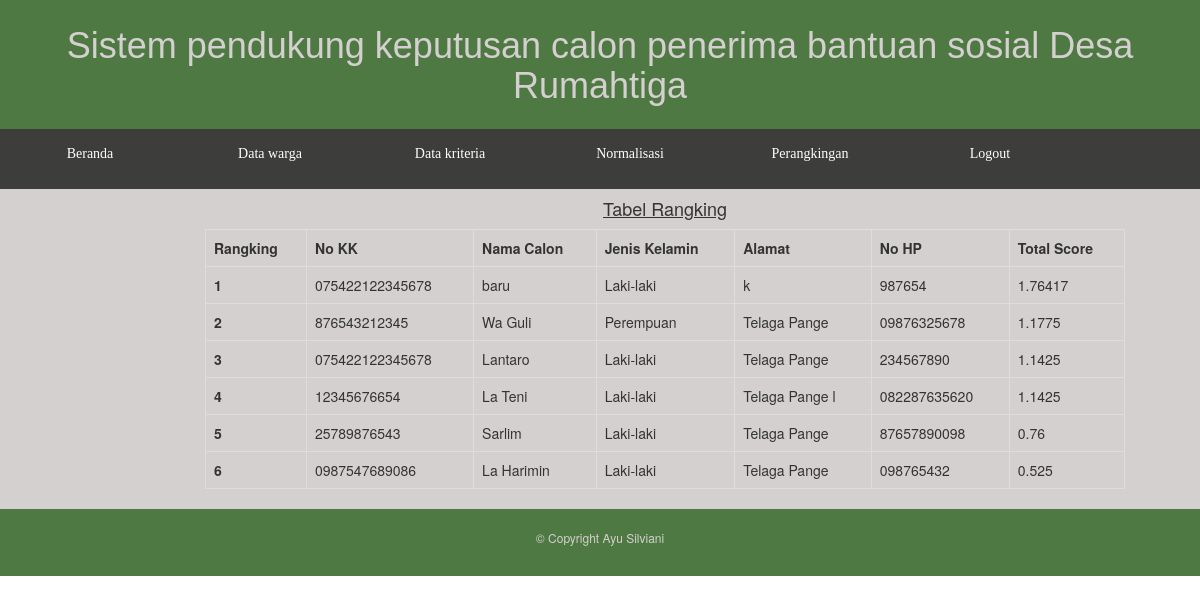
The page /perangkingan.php on the database its author committed.
### tables this page shows
CREATE TABLE `score` (
  `id_score` int(11) NOT NULL,
  `id_warga` int(11) NOT NULL,
  `score` float NOT NULL
);

CREATE TABLE `data_warga` (
  `id_warga` int(11) NOT NULL,
  `nama_kk` varchar(50) NOT NULL,
  `no_ktp` varchar(20) NOT NULL,
  `jenis_kelamin` varchar(20) NOT NULL,
  `alamat` varchar(100) NOT NULL,
  `no_hp` varchar(15) NOT NULL
);

### perangkingan.php (the view, shortened to what this page needs)
<!DOCTYPE html>
<html>
<head>
    <link rel="stylesheet" type="text/css" href="style.css">
    <link rel="stylesheet" href="style/bootstrap.min.css" />
</head>
<body>
    <header style="margin-top: -3vh;">
        <h1> Sistem pendukung keputusan calon penerima bantuan sosial Desa Rumahtiga</h1>
    </header>
    <menu style="margin-top: -2vh;">
        <ul>
            <li><a href="index.php">Beranda</a></li>
            <li><a href="daftar.php">Data warga</a></li>
            <li><a href="kriteria.php">Data kriteria</a></li>
            <li><a href="normalisasi.php">Normalisasi</a></li>
            <li><a href="perangkingan.php">Perangkingan</a></li>
            <li><a href="logout.html">Logout</a></li>
        </ul>
    </menu>
    <article>
        <div class="row container">
            <div class="col-md-10 col-md-offset-2 overflow-auto">
                <h4 class="text-center"><u> Tabel Rangking</u></h4>
                <table class="table table-bordered">
                    <tr>
                        <th>
                            Rangking
                        </th>
                        <th>
                            No KK
                        </th>
                        <th>
                            Nama Calon
                        </th>
                        <th>
                            Jenis Kelamin
                        </th>
                        <th>
                            Alamat
                        </th>
                        <th>
                            No HP
                        </th>
                        <th>
                            Total Score
                        </th>
                    </tr>
                    <?php
                    require "koneksi.php";
                    $no = 1;
                    $data = mysqli_query($koneksi, "SELECT * FROM score JOIN data_warga ON score.id_warga = data_warga.id_warga ORDER BY score.score DESC");
                    while ($row = mysqli_fetch_assoc($data)) {
                    ?>
                        <tr>
                            <th scope="col">
                                <?php echo $no++; ?>
                            </th>
                            <td>
                                <?php echo $row['no_ktp']; ?>
                            </td>
                            <td>
                                <?php echo $row['nama_kk']; ?>
                            </td>
                            <td>
                                <?php echo $row['jenis_kelamin']; ?>
                            </td>
                            <td>
                                <?php echo $row['alamat']; ?>
                            </td>
                            <td>
                                <?php echo $row['no_hp']; ?>
                            </td>
                            <td>
                                <?php echo $row['score']; ?>
                            </td>
                        </tr>
                    <?php
                    }
                    ?>
                </table>
            </div>
        </div>
    </article>
    <footer>
        <p>&copy; Copyright Ayu Silviani</p>
    </footer>
</body>
</html>

### style.css (style rules this page uses)
* { padding: 0px; margin: 0px; }
html,body { height: 100%; }
header { background-color: #4f7942; font-family: verdana, arial, arial, black; }
header h1 { color: #d4d0d0; padding: 30px; text-align: center; }
menu { background-color: #3d3d3b; height: 60px; }
menu ul { list-style: none; line-height: 50px; }
menu ul li { float: left; width: 15%; text-align: center; }
menu ul li a { color: white; text-decoration: none; font-family: verdana; display: block; }
article { background-color: #d4d0d0; }
footer { background-color: #4f7942; padding: 20px; }
footer p { text-align: center; color: #d4d0d0; font-size: 12px; }

### rows shown on the page
score: id_warga.no_ktp "075422122345678", id_warga.nama_kk "baru", id_warga.jenis_kelamin "Laki-laki", id_warga.alamat "k", id_warga.no_hp "987654", score "1.76417"
score: id_warga.no_ktp "876543212345", id_warga.nama_kk "Wa Guli", id_warga.jenis_kelamin "Perempuan", id_warga.alamat "Telaga Pange", id_warga.no_hp "09876325678", score "1.1775"
score: id_warga.no_ktp "075422122345678", id_warga.nama_kk "Lantaro", id_warga.jenis_kelamin "Laki-laki", id_warga.alamat "Telaga Pange", id_warga.no_hp "234567890", score "1.1425"
score: id_warga.no_ktp "12345676654", id_warga.nama_kk "La Teni", id_warga.jenis_kelamin "Laki-laki", id_warga.alamat "Telaga Pange l", id_warga.no_hp "082287635620", score "1.1425"
score: id_warga.no_ktp "25789876543", id_warga.nama_kk "Sarlim", id_warga.jenis_kelamin "Laki-laki", id_warga.alamat "Telaga Pange", id_warga.no_hp "87657890098", score "0.76"
score: id_warga.no_ktp "0987547689086", id_warga.nama_kk "La Harimin", id_warga.jenis_kelamin "Laki-laki", id_warga.alamat "Telaga Pange", id_warga.no_hp "098765432", score "0.525"
